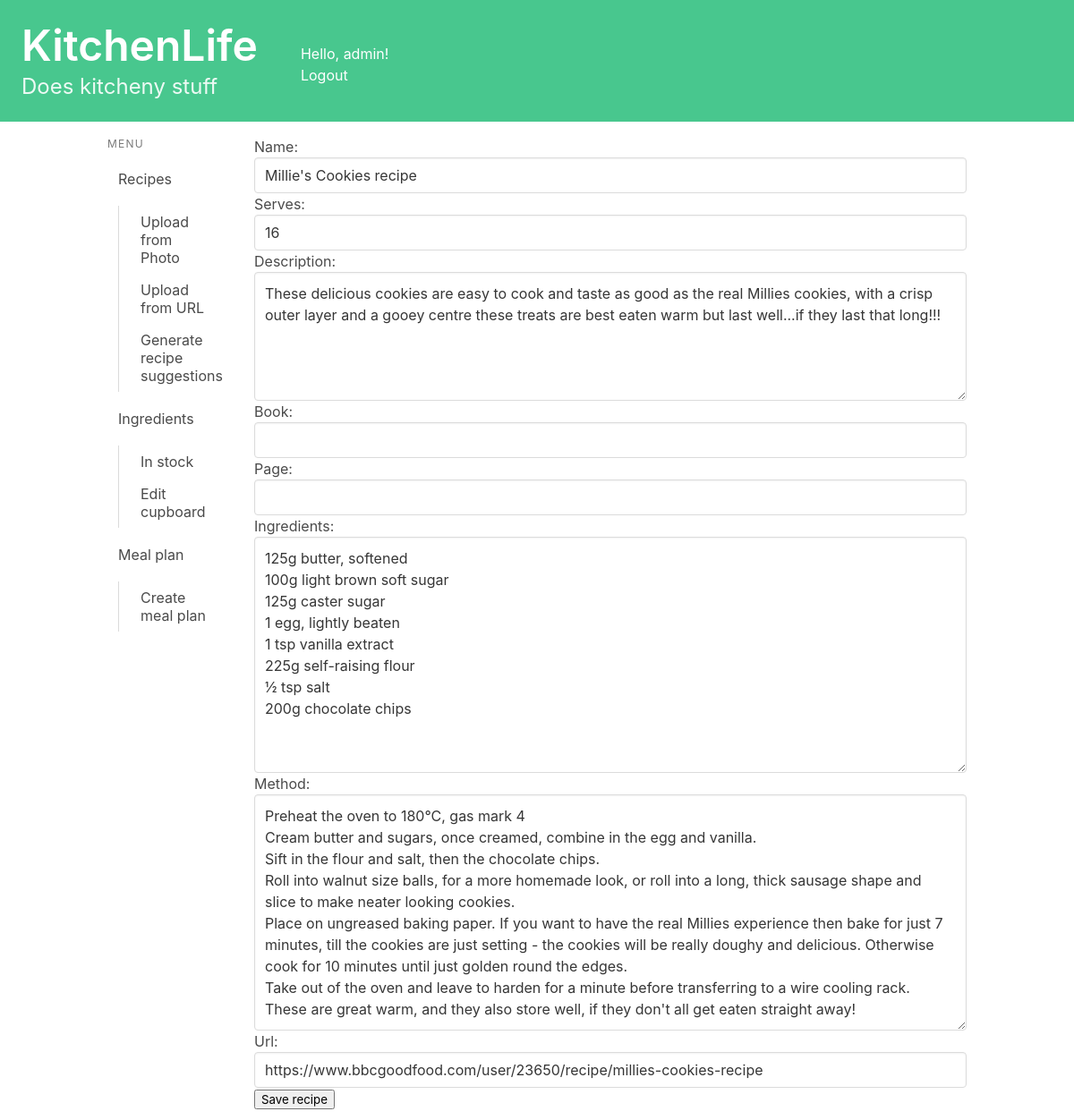
Before: /recipes/edit/3/ (signed in) with the older database file.
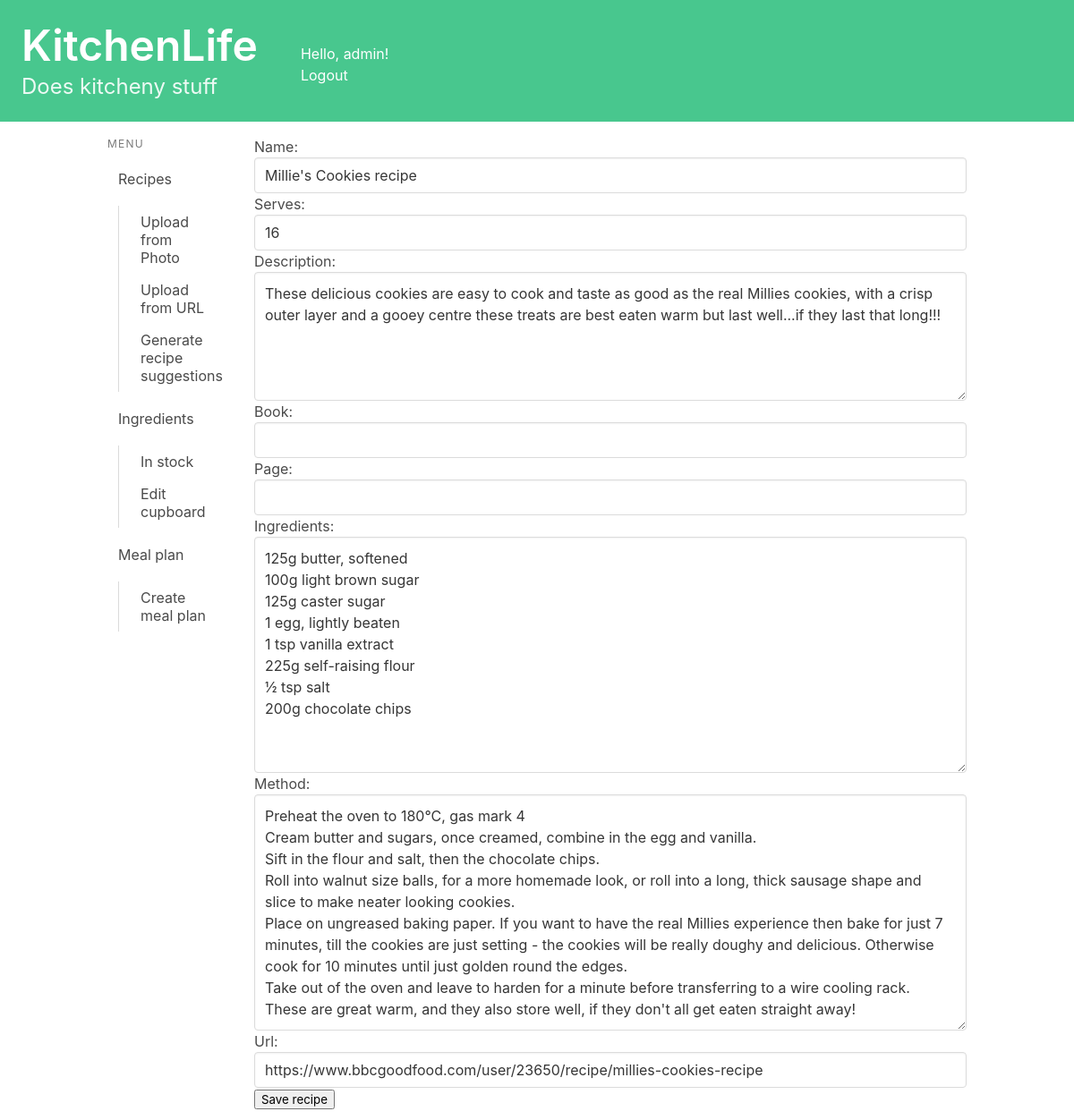
After: the same page with the newer database file.
### recipes/models.py (models this page shows, shortened)
class Recipe(models.Model):
    name = models.CharField(max_length=200)
    method = models.TextField(max_length=5000, null = True, blank = True)
    ingredients_string = models.TextField(max_length=1000, null = True, blank = True)#Plain text of ingredients
    simplified_ingredients = models.TextField(max_length=1000, null = True, blank = True)#Ingredients data
    book = models.CharField(max_length=200, null = True, blank = True)
    page = models.CharField(max_length=5, null = True, blank = True)
    serves = models.CharField(max_length=5, null = True, blank = True)
    serves_int = models.IntegerField(null = True, blank = True)
    description = models.TextField(max_length=500, null = True, blank = True)
    url = models.URLField(null = True, blank = True)
    jumbled_input = models.TextField(max_length=8000, null = True, blank = True)
    owner = models.ForeignKey(User, on_delete=models.CASCADE, blank=True, null=True)
    from_photo = models.BooleanField(default=False)
    def return_dict(self):
        return {
                        'name': self.name,
                        'method':self.method,
                        'serves':self.serves,
                        'description':self.description,
                        'book':self.book,
                        'page':self.page,
                        'ingredients_string':self.ingredients_string,
                        'method':self.method,
                        'url': self.url,
                    }

### recipes/views.py (the view, shortened to what this page needs)
# urls.py: path('edit/<int:recipe_id>/', views.edit_recipe, name= 'edit_recipe'),
@login_required
def edit_recipe(request, recipe_id):
    recipe = get_object_or_404(Recipe, pk=recipe_id)
    if recipe.owner != request.user:
        return redirect('recipes:index')
    form = EditRecipeForm(initial = recipe.return_dict())
    return render(request, 'recipes/edit_recipe.html', {'form':form})

### recipes/forms.py
class EditRecipeForm(forms.ModelForm):
    class Meta:
        model = Recipe
        fields = ['name','serves', 'description', 'book',
                 'page', 'ingredients_string', 'method', 'url']
        widgets = {
            'name': forms.TextInput(attrs={"class": "input",}),
            'serves': forms.TextInput(attrs={"class": "input",}),
            'description': forms.Textarea(attrs={"class": "textarea", "rows": 5}),
            'book': forms.TextInput(attrs={"class": "input",}),
            'page': forms.TextInput(attrs={"class": "input",}),
            'ingredients_string': forms.Textarea(attrs={"class": "textarea"}),
            'method': forms.Textarea(attrs={"class": "textarea",}),
            'url': forms.TextInput(attrs={"class": "input",}),
        }
        labels = {
            'ingredients_string': "Ingredients"
        }

### recipes/templatetags/is_active.py (called while the page is built)
@register.simple_tag
def is_active(request, url):
    if reverse(url) == request.path:
        return "is-active"
    return ""

### recipes/templates/recipes/edit_recipe.html (shortened to what this page needs)
{% extends 'base.html' %}
{% block content %}
<form method="post" enctype="multipart/form-data" class = "field">
    {{ form.as_p }}
    <button type="submit">Save recipe</button>
</form>
{% endblock content %}

Changed rows visible on the page:
changed Recipe "Millie's Cookies recipe": ingredients_string "…softened 100g light brown soft sugar 125g caster sugar…" → "…softened 100g light brown sugar 125g caster sugar…"
